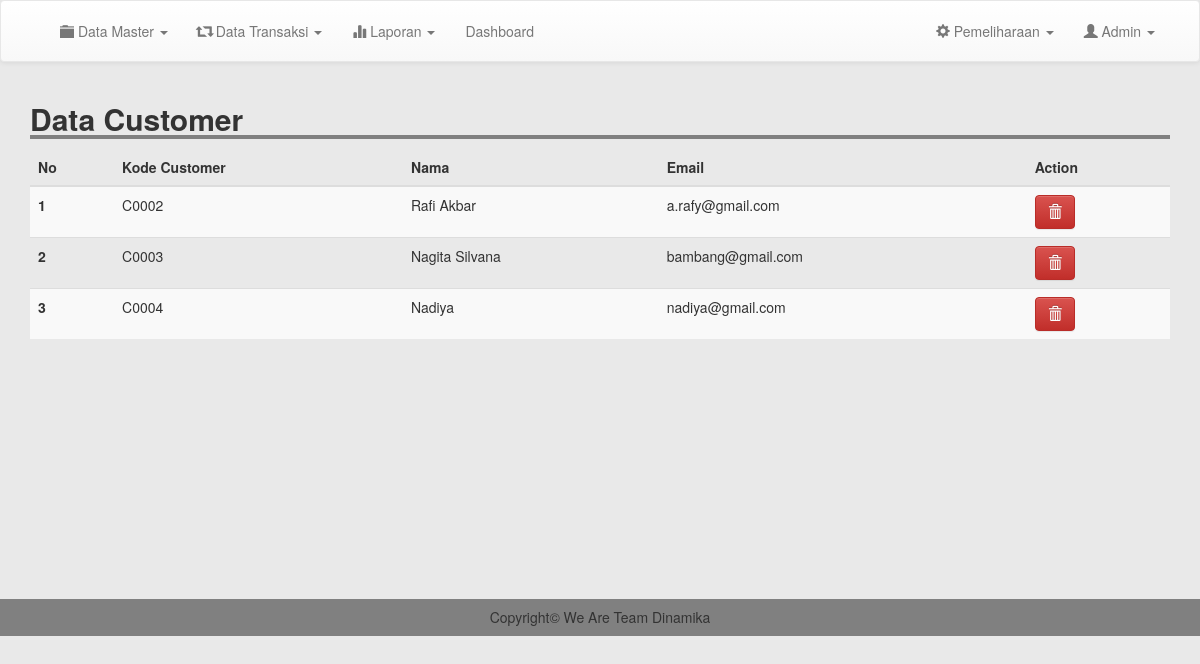
Before: /admin/m_customer.php (signed in) with the older database file.
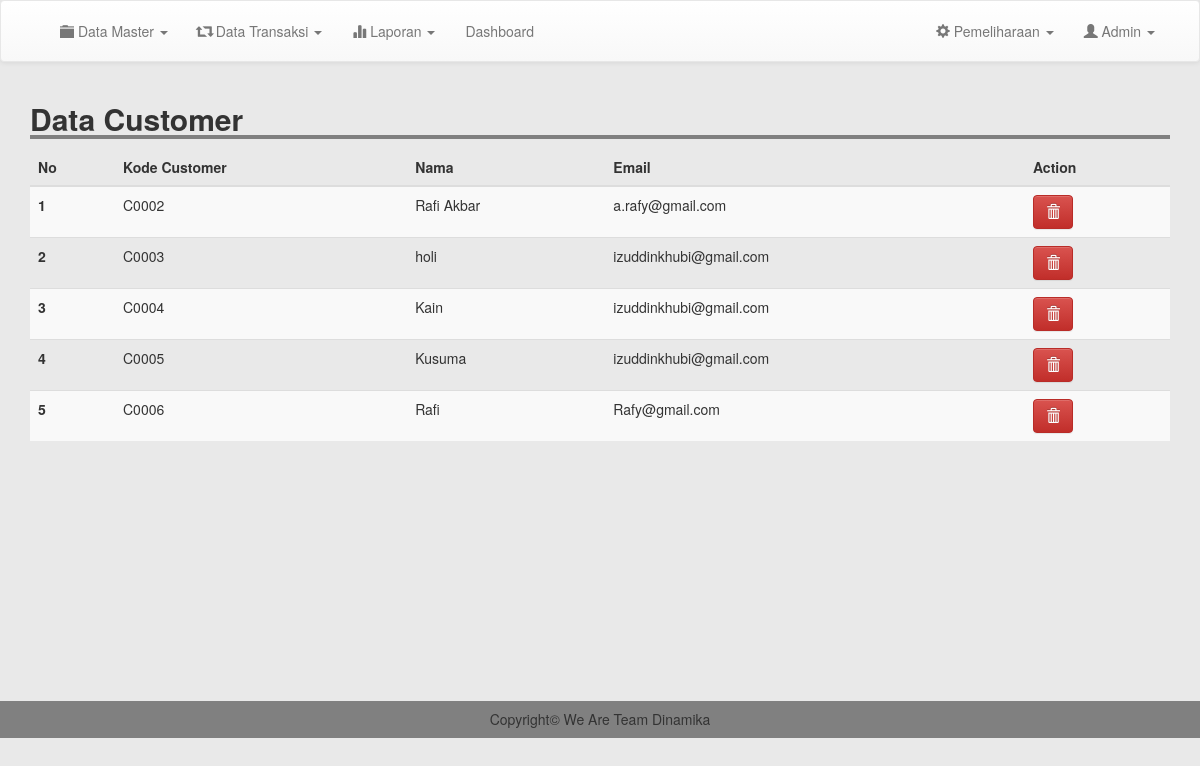
After: the same page with the newer database file.
### tables this page shows
CREATE TABLE `customer` (
  `kode_customer` varchar(100) NOT NULL,
  `nama` varchar(100) NOT NULL,
  `email` varchar(100) NOT NULL,
  `username` varchar(100) NOT NULL,
  `password` varchar(100) NOT NULL,
  `telp` varchar(200) NOT NULL
);

### admin/m_customer.php (the view, shortened to what this page needs)
<?php
include 'header.php';
?>
<div class="container">
	<h2 style=" width: 100%; border-bottom: 4px solid gray"><b>Data Customer</b></h2>
	<table class="table table-striped">
		<thead>
			<tr>
				<th scope="col">No</th>
				<th scope="col">Kode Customer</th>
				<th scope="col">Nama</th>
				<th scope="col">Email</th>
				<th scope="col">Action</th>
			</tr>
		</thead>
		<tbody>
			<?php
			$result = mysqli_query($conn, "SELECT * FROM customer order by kode_customer asc");
			$no =1;
			while ($row = mysqli_fetch_assoc($result)) {
				?>
				<tr>
					<th scope="row"><?php echo $no; ?></th>
					<td><?= $row['kode_customer'];  ?></td>
					<td><?= $row['nama'];  ?></td>
					<td><?= $row['email'];  ?></td>
					<td><a href="m_customer.php?kode=<?php echo $row['kode_customer'];?>&page=del" class="btn btn-danger" onclick="return confirm('Yakin Ingin Menghapus Data ?')"><i class="glyphicon glyphicon-trash"></i> </a></td>
				</tr>
				<?php
				$no++;
			}
			?>
		</tbody>
	</table>
</div>
<br>
<br>
<br>
<br>
<br>
<br>
<br>
<br>
<br>
<br>
<br>
<br>
<?php
include 'footer.php';
?>

Changed rows visible on the page:
changed customer "C0003": nama "Nagita Silvana" → "holi"; email "bambang@gmail.com" → "izuddinkhubi@gmail.com"
changed customer "C0004": nama "Nadiya" → "Kain"; email "nadiya@gmail.com" → "izuddinkhubi@gmail.com"
added customer: kode_customer "C0005", nama "Kusuma", email "izuddinkhubi@gmail.com"
added customer: kode_customer "C0006", nama "Rafi", email "Rafy@gmail.com"
